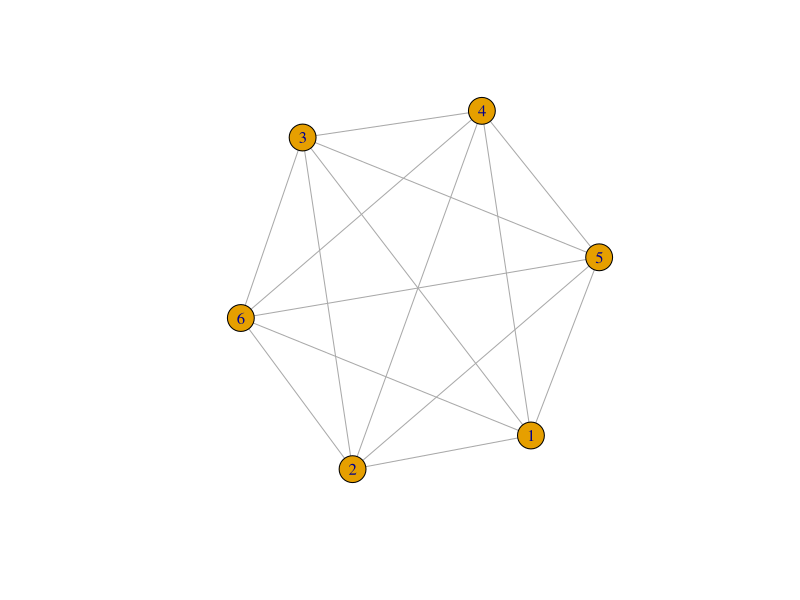

Here is the R script that generated this plot:
## ---- chunk 1
if(!require(igraph)){install.packages("igraph")} # installs igraph if not installed
k6_adj_list <- list(c(2,3,4,5,6), 
                    c(1,3,4,5,6), 
                    c(1,2,4,5,6), 
                    c(1,2,3,5,6), 
                    c(1,2,3,4,6), 
                    c(1,2,3,4,5))
k6 <- graph_from_adj_list(k6_adj_list, mode="all") 
set.seed(1234) # fix the randomization of the following plot command
plot(k6)
## ---- chunk 2
library(igraph) #load the igraph library

# TODO: construct and plot the graph M
